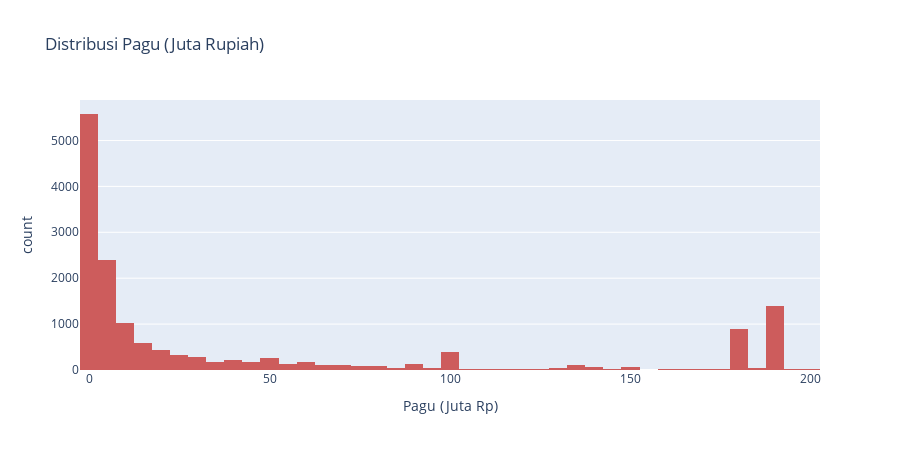

Source (notebook cell):
### Markdown cell above
### 1.2 Histogram Interaktif

### Code cell
filtered = df[df['pagu'] < df['pagu'].quantile(0.95)].copy()
filtered['pagu_juta'] = filtered['pagu'] / 1_000_000
fig = px.histogram(filtered, x='pagu_juta', nbins=50, title='Distribusi Pagu (Juta Rupiah)',
                   labels={'pagu_juta': 'Pagu (Juta Rp)'}, color_discrete_sequence=['indianred'])
fig.update_layout(height=450, hovermode='x unified')
fig.show()

### Figure 1 — Plotly figure (JSON) as saved in the notebook; plotly's stock layout.template omitted (floating-point values rounded to 4 significant figures; data arrays with more than 128 entries replaced by an {"elided": "..."} marker saying what was removed)
{"data": [{"bingroup": "x", "hovertemplate": "Pagu (Juta Rp)=%{x}<br>count=%{y}<extra></extra>", "legendgroup": "", "marker": {"color": "indianred", "pattern": {"shape": ""}}, "name": "", "nbinsx": 50, "orientation": "v", "showlegend": false, "type": "histogram", "x": {"elided": "15608 float values"}, "xaxis": "x", "yaxis": "y"}], "layout": {"barmode": "relative", "height": 450, "hovermode": "x unified", "legend": {"tracegroupgap": 0}, "title": {"text": "Distribusi Pagu (Juta Rupiah)"}, "xaxis": {"anchor": "y", "domain": [0, 1], "title": {"text": "Pagu (Juta Rp)"}}, "yaxis": {"anchor": "x", "domain": [0, 1], "title": {"text": "count"}}}}
